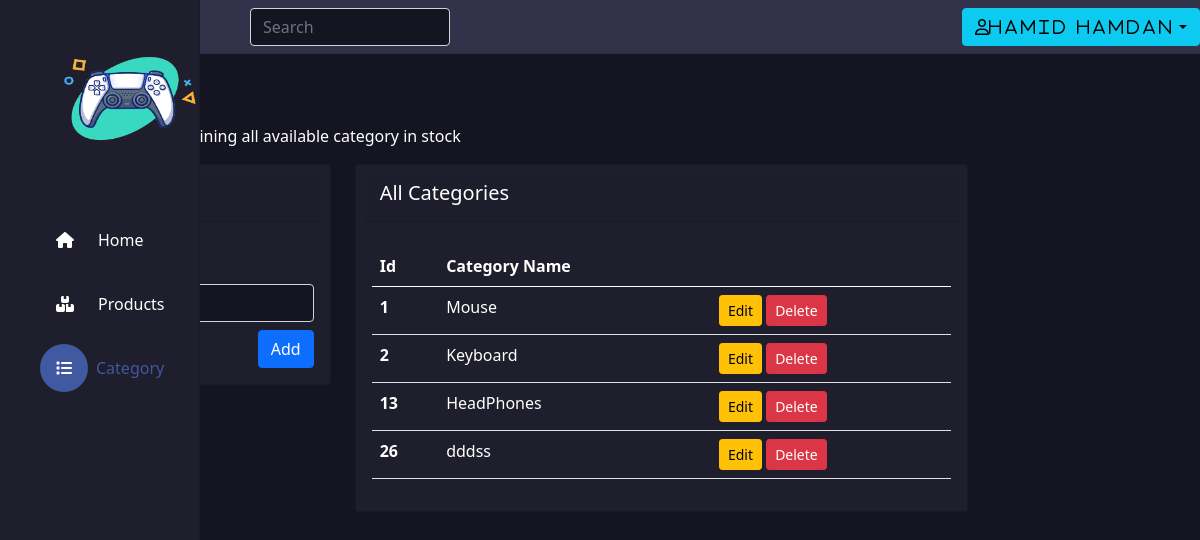
Before: /core/allcategories.php (signed in) with the older database file.
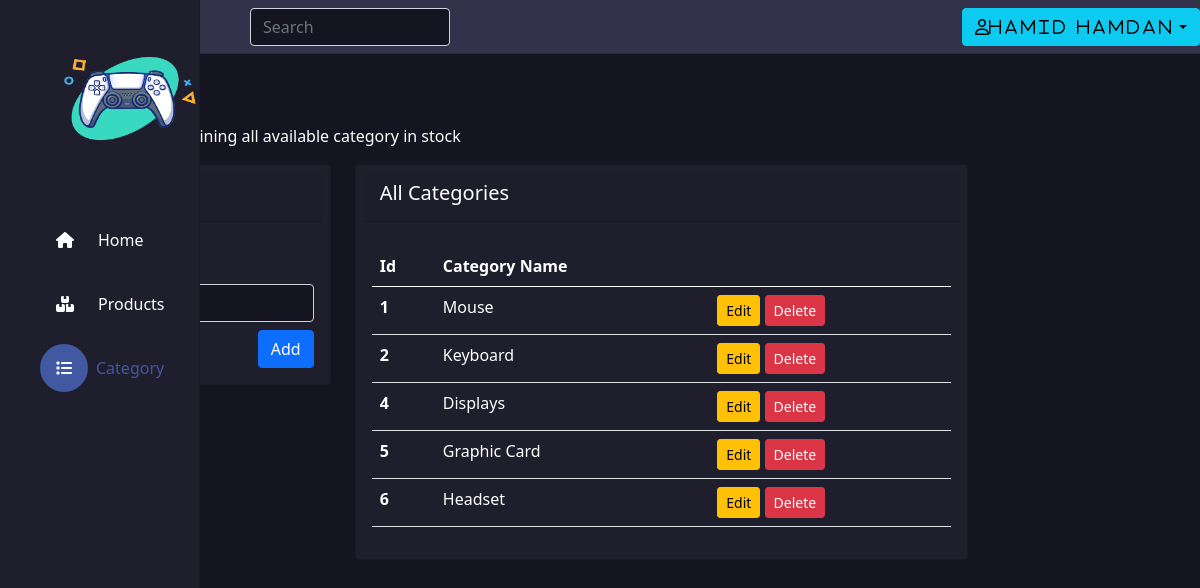
After: the same page with the newer database file.
### tables this page shows
CREATE TABLE `category` (
  `id` int(11) NOT NULL,
  `name` varchar(255) NOT NULL
);

### controller/database.php (called while the page is built, shortened)
<?php
    function connect(){
        $serv = $_ENV['DB_SERVERNAME'];
        $user = $_ENV['DB_USERNAME'];
        $password = $_ENV['DB_USERPASSWORD'];
        $DB = $_ENV['DB_DATABASE'];
        $con = new mysqli($serv , $user , $password , $DB);
        return $con;
    }
?>

### controller/category.php (called while the page is built, shortened)
<?php
require_once('../controller/database.php');
function GetCategory(){
    $sql = "SELECT * FROM category";
    $result = connect() -> query($sql);
    return $result;
}

### include/require.php (called while the page is built, shortened)
<?php
include('../controller/category.php');
$AllCategories = GetCategory();

### core/allcategories.php (the view, shortened to what this page needs)
<?php
    include('../include/require.php');
    $path = "Category";
?>
<!DOCTYPE html>
<html lang="en">
    <head>
       <?php include_once('../include/head.php'); ?>
    </head>
    <body class="background">
        <?php include_once('../include/nav.php'); ?>
        <div class="container-fluid">
            <main class="content col-md-9 ml-sm-auto col-lg-10 px-md-4 p-4 text-white">
                <h1 class="h2"><?= $path ?></h1>
                <p>This is the page containing all available category in stock</p>
                <div class="row">
                    <div class="col-4 col-xl-4 mb-4 mb-lg-0">
                        <div class="card">
                            <div class="d-flex justify-content-between align-items-center card-header m-2">
                                <h5 >Add Category</h5>
                            </div>
                            <div class="card-body">
                                <div class="">
                                    <form id="form" method="POST">
                                        <div class="mb-0">
                                            <label class="col-form-label">Name</label>
                                        </div>
                                        <div class="mt-2 d-flex justify-content-end">
                                            <div id="addButton" style="display: block">
                                                <button id="saveCategory" type="submit" name="addCategoryForm"  class="btn btn-primary">Add</button>
                                            </div>
                                        </div>
                                    </form>
                                </div>
                            </div>
                        </div>
                    </div>
                    <div class="col-8 col-xl-8 mb-4 mb-lg-0">
                        <div class="card">
                            <div class="d-flex justify-content-between align-items-center card-header m-2">
                                <h5 >All Categories</h5>
                            </div>
                            <div class="card-body">
                                <div class="table-responsive">
                                    <table class="table text-white">
                                        <thead>
                                            <tr>
                                                <th scope="col">Id</th>
                                                <th scope="col">Category Name</th>
                                                <th scope="col"></th>
                                            </tr>
                                        </thead>
                                        <tbody>
                                            <?php foreach($AllCategories as $Category) {?>
                                            <tr id="Category<?= $Category['id']; ?>">
                                                <th scope="row"><?= $Category['id']; ?></th>
                                                <td id="CategoryName<?= $Category['id']; ?>" ><?= $Category['name']; ?></td>
                                                <td>
                                                    <a href="#" onclick="GetCategory('<?= $Category['id']; ?>')" class="btn btn-sm btn-warning">Edit</a>
                                                    <a href="#" onclick="deleteCategory('<?= $Category['id']; ?>')" class="btn btn-sm btn-danger">Delete</a>
                                                </td>
                                            </tr>
                                            <?php } ?>
                                        </tbody>
                                    </table>
                                </div>
                            </div>
                        </div>
                    </div>
                </div>
            </main>
        </div>
    </body>
</html>

Changed rows visible on the page:
removed category: id "13", name "HeadPhones"
removed category: id "26", name "dddss"
added category: id "4", name "Displays"
added category: id "5", name "Graphic Card"
added category: id "6", name "Headset"
